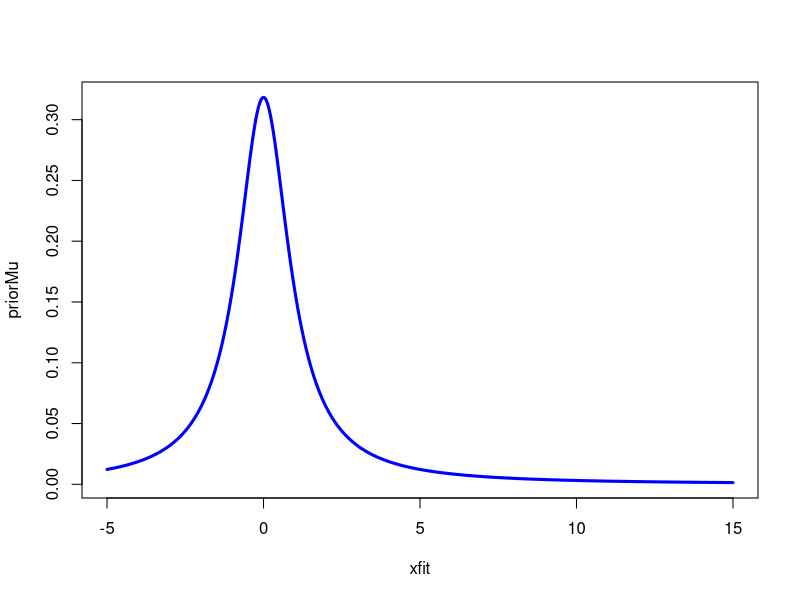
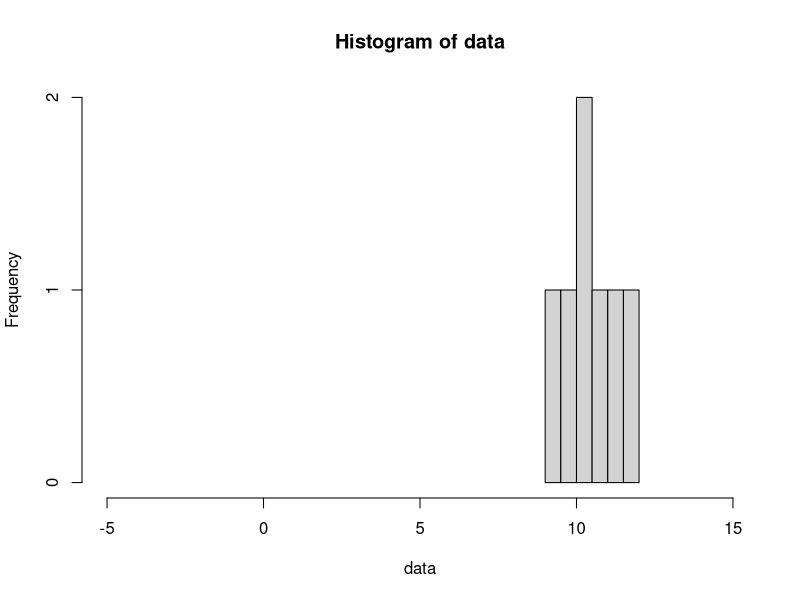
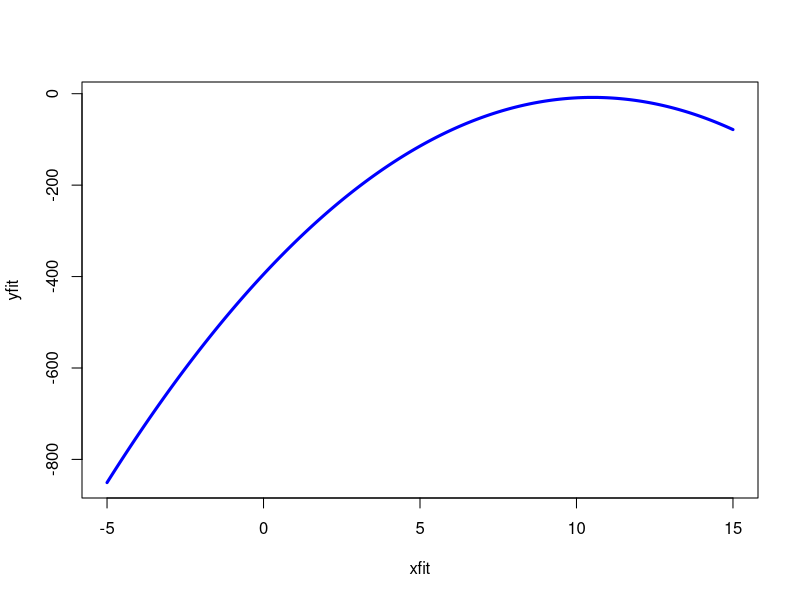
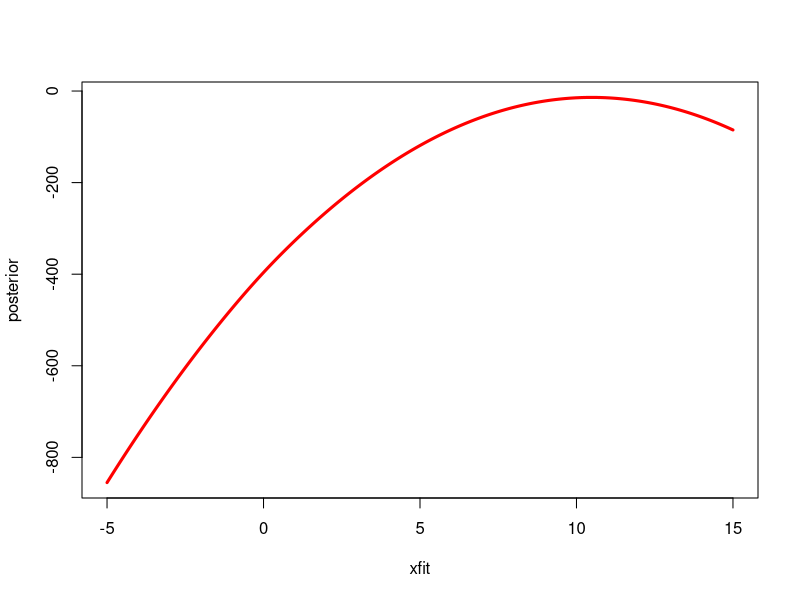
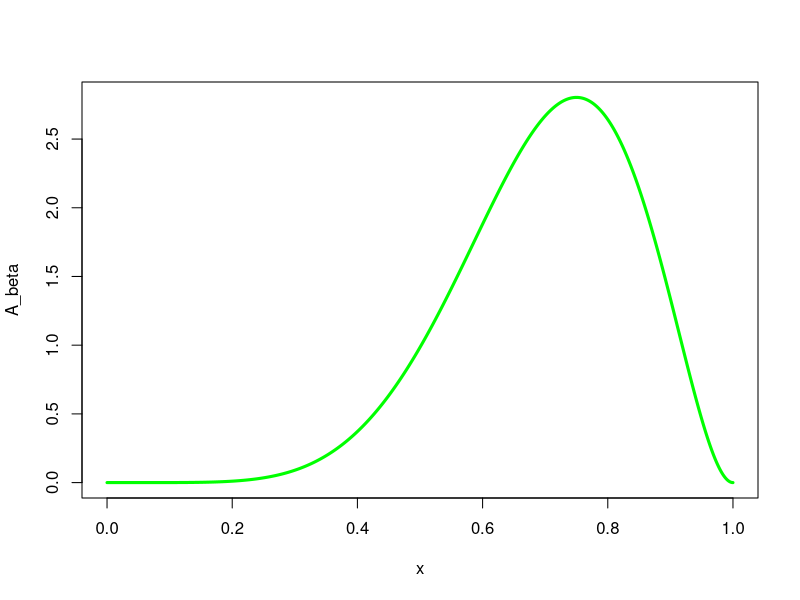
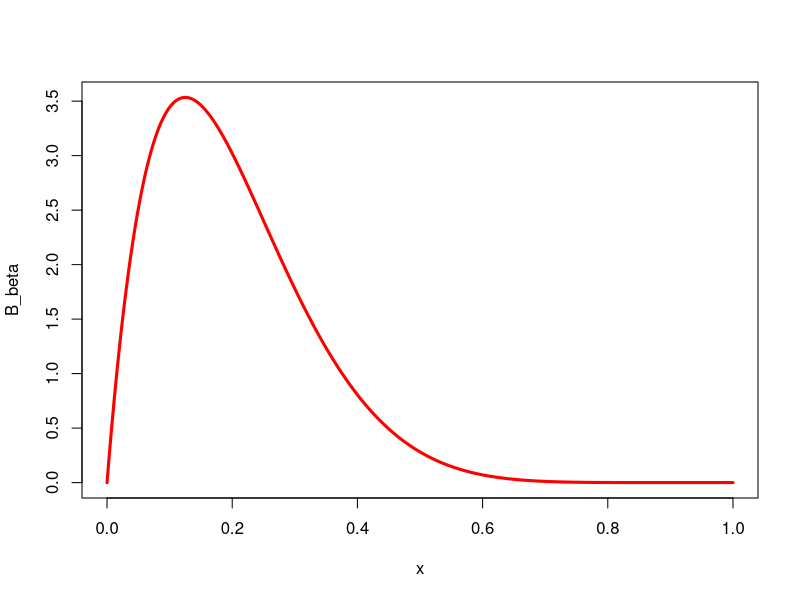
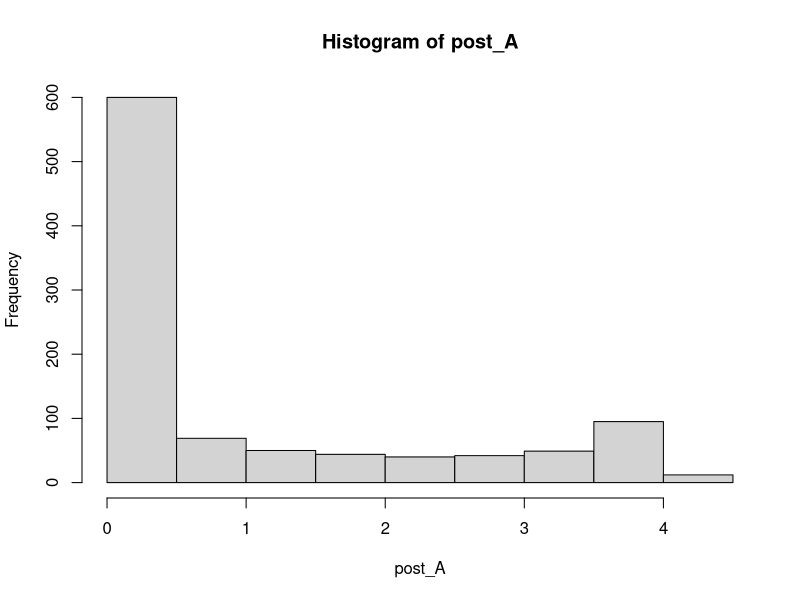

Reproduce these figures in R, in order.
## ---- chunk 1
knitr::opts_chunk$set(echo = TRUE)
## ---- chunk 2

#prior for Mu
xfit <- seq(-5, 15, 0.01)
priorMu <- dt(xfit, df = 1)
plot(xfit, priorMu, type = 'l', lwd = 3, col = "blue")
## ---- chunk 3

data <- c(11.3710, 9.4353, 10.3631, 10.6329, 10.4043, 9.8939, 11.5115)
hist(xlim = range(-5, 15), x = data)

## ---- chunk 4
normal_log_likelihood <- function(mu, data, sigma2 = 1) {
  xsum <- sum((data - mu)**2)
  return(-length(data)/2*log(2*pi) - length(data)/2 * log(sigma2) - 1/(2 * sigma2) * xsum)
}

xfit <- seq(-5, 15, 0.01)
i <- 1
yfit <- c(xfit)
while(i <= length(xfit)) {
 yfit[i] <- normal_log_likelihood(xfit[i], data)
 i <- i + 1
}

likelihoodplot <- plot(xfit, yfit, type = 'l', lwd = 3, col = "blue")
## ---- chunk 5
#posterior
xfit <- seq(-5, 15, 0.01)
posterior <- yfit + log(priorMu)
plot(xfit, posterior, type = 'l', lwd = 3, col = "red")

## ---- chunk 6
# Prior för produkt A
x <- seq(0, 1, 0.001)
A_beta <- dbeta(x, 7, 3)
plot(x, A_beta, type = 'l', lwd = 3, col = "green")
## ---- chunk 7
# Prior för produkt B
x <- seq(0, 1, 0.001)
B_beta <- dbeta(x, 2, 8)
plot(x, B_beta, type = 'l', lwd = 3, col = "red")
## ---- chunk 8
post_A <- dbeta(x, 15, 8)
hist(post_A)

## ---- chunk 9
# p: probability vector (ex. 0:1), x: number of successes, n: draws 
binom_likelihood <- function(p, x, n) {
 return(choose(n, x)*p**x*(1-p)**(n-x)) 
}
